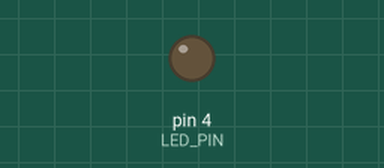
A sketch run on a simulated Arduino Uno, built with avr-gcc and run on an emulated ATmega328P. Shown: output pins drawn as LEDs (lit = HIGH). What the sketch prints to the serial monitor is not drawn.

Above: at 1.3 s.
At 3.5 s:
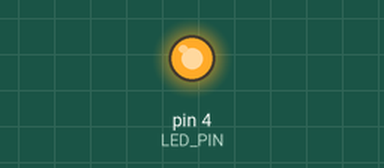
Timing chart, 0 to 8.8 s (numbered marks = the images above):
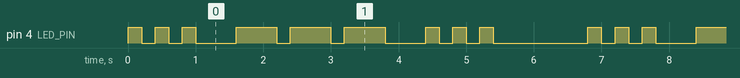

Measured:
- by itself, pin 4 (LED_PIN): repeats every 6.8 s: HIGH 0.20 s, LOW 0.20 s, HIGH 0.20 s, LOW 0.60 s, 2 × (HIGH 0.60 s, LOW 0.20 s), HIGH 0.60 s, LOW 0.60 s, 2 × (HIGH 0.20 s, LOW 0.20 s), HIGH 0.20 s, LOW 1.4 s, HIGH 0.20 s, LOW 0.20 s
- by itself, everything shown: repeats every 6.8 s, in 18 steps

The sketch:

hmwk3.ino
```cpp
const int LED_PIN = 4;

// 时间定义
const unsigned long T = 200;              // 基本时间单位
const unsigned long DOT = T;              // 点 = 1T
const unsigned long DASH = 3 * T;          // 划 = 3T
const unsigned long SYM_GAP = T;           // 符号间隔 = 1T
const unsigned long CHR_GAP = 3 * T;       // 字符间隔 = 3T
const unsigned long WORD_GAP = 7 * T;      // 词间隔 = 7T (循环停顿)

// 完整SOS时序表: [亮时长, 灭时长, 亮时长, 灭时长, ...]
// S = ···, O = ———, S = ···
const unsigned long TIMING[] = {
  // S: · · ·
  DOT, SYM_GAP, DOT, SYM_GAP, DOT, CHR_GAP,
  // O: — — —
  DASH, SYM_GAP, DASH, SYM_GAP, DASH, CHR_GAP,
  // S: · · ·
  DOT, SYM_GAP, DOT, SYM_GAP, DOT, WORD_GAP
};
const int TIMING_LENGTH = sizeof(TIMING) / sizeof(TIMING[0]);

unsigned long previousMillis = 0;
int timingIndex = 0;
bool isLedOnPhase = true;  // true=亮阶段, false=灭阶段

void setup() {
  pinMode(LED_PIN, OUTPUT);
  digitalWrite(LED_PIN, HIGH);  // 开始第一个亮
  previousMillis = millis();
  Serial.begin(115200);
  Serial.println("SOS started");
}

void loop() {
  unsigned long currentMillis = millis();

  if (currentMillis - previousMillis >= TIMING[timingIndex]) {
    previousMillis = currentMillis;

    // 切换到下一阶段
    isLedOnPhase = !isLedOnPhase;
    digitalWrite(LED_PIN, isLedOnPhase ? HIGH : LOW);

    timingIndex++;
    if (timingIndex >= TIMING_LENGTH) {
      timingIndex = 0;
      isLedOnPhase = true;  // 重置为亮阶段
      digitalWrite(LED_PIN, HIGH);
      Serial.println("--- New SOS ---");
    }
  }
}
```
